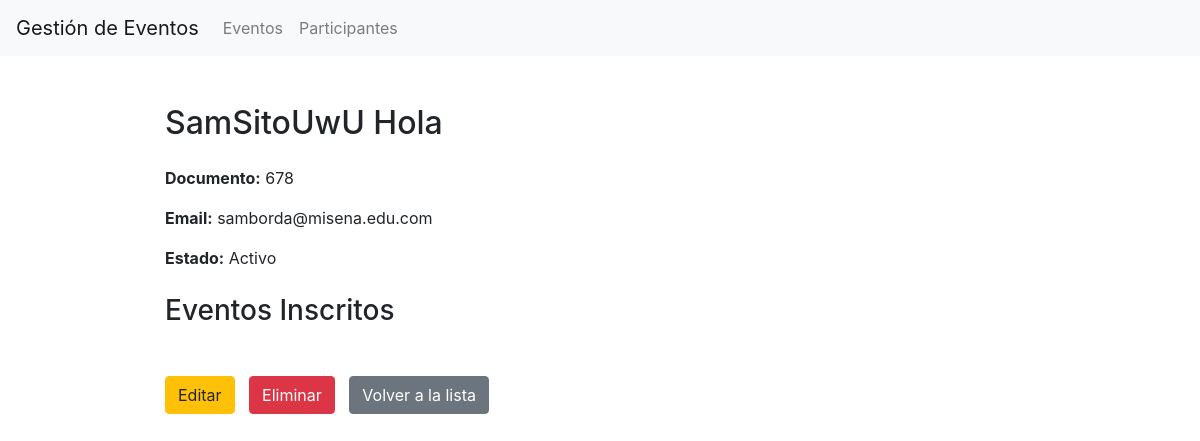
Screenshot of /participantes/6/ with the database file from the repository.
### participantes/models.py (models this page shows, shortened)
class Participante(models.Model):
    nombre = models.CharField(max_length=100)
    apellido = models.CharField(max_length=100)
    documento = models.CharField(max_length=20, unique=True)
    email = models.EmailField()
    estado = models.BooleanField(default=True)

### participantes/views.py (the view)
# urls.py: path('<int:pk>/', ParticipanteDetailView.as_view(), name='participante_detail'),
class ParticipanteDetailView(DetailView):
    model = Participante
    template_name = 'participantes/participante_detail.html'

### templates/participantes/participante_detail.html (shortened to what this page needs)
{% extends "base.html" %}
{% block content %}
<h2 class="my-4">{{ object.nombre }} {{ object.apellido }}</h2>
<p><strong>Documento:</strong> {{ object.documento }}</p>
<p><strong>Email:</strong> {{ object.email }}</p>
<p><strong>Estado:</strong> {% if object.estado %} Activo {% else %} Inactivo {% endif %}</p>
<h3 class="my-4">Eventos Inscritos</h3>
<div class="mt-4">
    <a href="{% url 'participantes:participante_update' object.pk %}" class="btn btn-warning btn-space">Editar</a>
    <a href="{% url 'participantes:participante_delete' object.pk %}" class="btn btn-danger btn-space btn-delete">Eliminar</a>
    <a href="{% url 'participantes:participante_list' %}" class="btn btn-secondary">Volver a la lista</a>
</div>
{% endblock %}

### static/css/styles.css (style rules this page uses)
body { padding-top: 56px; }
.my-4 { margin-top: 1.5rem; margin-bottom: 1.5rem; }
.btn-space { margin-right: 10px; }

### rows the page displays
Participante: nombre "SamSitoUwU", apellido "Hola", documento "678", email "samborda@misena.edu.com"
